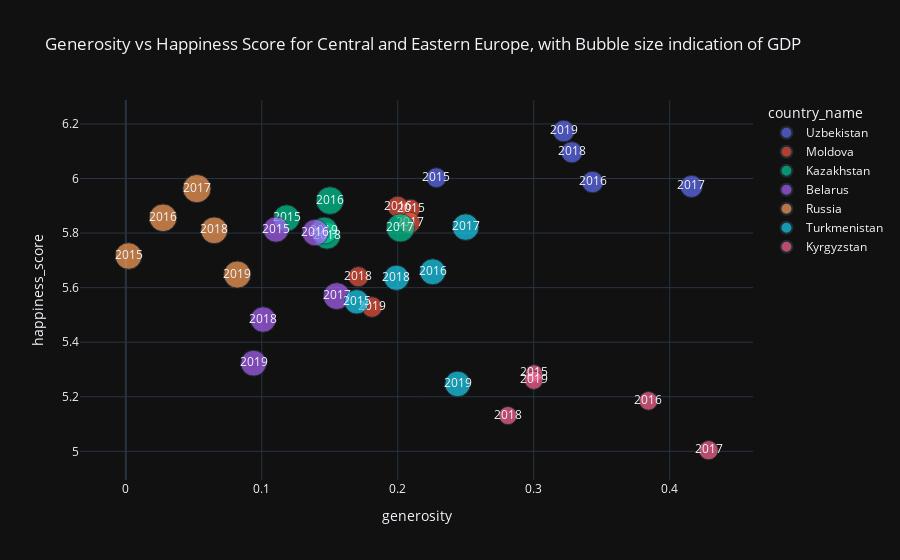

The notebook cell saved with this chart:
### Code cell
df_region_1 = df_region[df_region['country_name'].isin(['Uzbekistan', 'Moldova', 'Kazakhstan',
                                                        'Belarus', 'Russia', 'Turkmenistan', 'Kyrgyzstan'])]
fig = px.scatter(df_region_1,
                x = 'generosity',
                y = 'happiness_score',
                color = 'country_name',
                template='plotly_dark',
                text = 'year',
                size = 'GDP',
                title = 'Generosity vs Happiness Score for Central and Eastern Europe, with Bubble size indication of GDP'
                )
fig.show()

### Figure 1 — Plotly figure (JSON) as saved in the notebook; plotly's stock layout.template omitted (floating-point values rounded to 4 significant figures)
{"data": [{"hovertemplate": "country_name=Uzbekistan<br>generosity=%{x}<br>happiness_score=%{y}<br>GDP=%{marker.size}<br>year=%{text}<extra></extra>", "legendgroup": "Uzbekistan", "marker": {"color": "#636efa", "size": [0.6324, 0.7359, 0.7864, 0.719, 0.745], "sizemode": "area", "sizeref": 0.003211, "symbol": "circle"}, "mode": "markers+text", "name": "Uzbekistan", "orientation": "v", "showlegend": true, "text": [2015, 2016, 2017, 2018, 2019], "type": "scatter", "x": [0.2284, 0.3433, 0.416, 0.328, 0.322], "xaxis": "x", "y": [6.003, 5.987, 5.971, 6.096, 6.174], "yaxis": "y"}, {"hovertemplate": "country_name=Moldova<br>generosity=%{x}<br>happiness_score=%{y}<br>GDP=%{marker.size}<br>year=%{text}<extra></extra>", "legendgroup": "Moldova", "marker": {"color": "#EF553B", "size": [0.5945, 0.6918, 0.7289, 0.657, 0.685], "sizemode": "area", "sizeref": 0.003211, "symbol": "circle"}, "mode": "markers+text", "name": "Moldova", "orientation": "v", "showlegend": true, "text": [2015, 2016, 2017, 2018, 2019], "type": "scatter", "x": [0.2095, 0.2, 0.2088, 0.171, 0.181], "xaxis": "x", "y": [5.889, 5.897, 5.838, 5.64, 5.529], "yaxis": "y"}, {"hovertemplate": "country_name=Kazakhstan<br>generosity=%{x}<br>happiness_score=%{y}<br>GDP=%{marker.size}<br>year=%{text}<extra></extra>", "legendgroup": "Kazakhstan", "marker": {"color": "#00cc96", "size": [1.123, 1.229, 1.285, 1.143, 1.173], "sizemode": "area", "sizeref": 0.003211, "symbol": "circle"}, "mode": "markers+text", "name": "Kazakhstan", "orientation": "v", "showlegend": true, "text": [2015, 2016, 2017, 2018, 2019], "type": "scatter", "x": [0.1183, 0.1501, 0.202, 0.148, 0.146], "xaxis": "x", "y": [5.855, 5.919, 5.819, 5.79, 5.809], "yaxis": "y"}, {"hovertemplate": "country_name=Belarus<br>generosity=%{x}<br>happiness_score=%{y}<br>GDP=%{marker.size}<br>year=%{text}<extra></extra>", "legendgroup": "Belarus", "marker": {"color": "#ab63fa", "size": [1.032, 1.131, 1.157, 1.039, 1.067], "sizemode": "area", "sizeref": 0.003211, "symbol": "circle"}, "mode": "markers+text", "name": "Belarus", "orientation": "v", "showlegend": true, "text": [2015, 2016, 2017, 2018, 2019], "type": "scatter", "x": [0.1105, 0.1394, 0.1551, 0.101, 0.094], "xaxis": "x", "y": [5.813, 5.802, 5.569, 5.483, 5.323], "yaxis": "y"}, {"hovertemplate": "country_name=Russia<br>generosity=%{x}<br>happiness_score=%{y}<br>GDP=%{marker.size}<br>year=%{text}<extra></extra>", "legendgroup": "Russia", "marker": {"color": "#FFA15A", "size": [1.138, 1.232, 1.282, 1.151, 1.183], "sizemode": "area", "sizeref": 0.003211, "symbol": "circle"}, "mode": "markers+text", "name": "Russia", "orientation": "v", "showlegend": true, "text": [2015, 2016, 2017, 2018, 2019], "type": "scatter", "x": [0.00199, 0.02736, 0.05226, 0.065, 0.082], "xaxis": "x", "y": [5.716, 5.856, 5.963, 5.81, 5.648], "yaxis": "y"}, {"hovertemplate": "country_name=Turkmenistan<br>generosity=%{x}<br>happiness_score=%{y}<br>GDP=%{marker.size}<br>year=%{text}<extra></extra>", "legendgroup": "Turkmenistan", "marker": {"color": "#19d3f3", "size": [0.9585, 1.08, 1.131, 1.016, 1.052], "sizemode": "area", "sizeref": 0.003211, "symbol": "circle"}, "mode": "markers+text", "name": "Turkmenistan", "orientation": "v", "showlegend": true, "text": [2015, 2016, 2017, 2018, 2019], "type": "scatter", "x": [0.1698, 0.2257, 0.2499, 0.199, 0.244], "xaxis": "x", "y": [5.548, 5.658, 5.822, 5.636, 5.247], "yaxis": "y"}, {"hovertemplate": "country_name=Kyrgyzstan<br>generosity=%{x}<br>happiness_score=%{y}<br>GDP=%{marker.size}<br>year=%{text}<extra></extra>", "legendgroup": "Kyrgyzstan", "marker": {"color": "#FF6692", "size": [0.4743, 0.5604, 0.5962, 0.53, 0.551], "sizemode": "area", "sizeref": 0.003211, "symbol": "circle"}, "mode": "markers+text", "name": "Kyrgyzstan", "orientation": "v", "showlegend": true, "text": [2015, 2016, 2017, 2018, 2019], "type": "scatter", "x": [0.3003, 0.3843, 0.4286, 0.281, 0.3], "xaxis": "x", "y": [5.286, 5.185, 5.004, 5.131, 5.261], "yaxis": "y"}], "layout": {"legend": {"itemsizing": "constant", "title": {"text": "country_name"}, "tracegroupgap": 0}, "title": {"text": "Generosity vs Happiness Score for Central and Eastern Europe, with Bubble size indication of GDP"}, "xaxis": {"anchor": "y", "domain": [0, 1], "title": {"text": "generosity"}}, "yaxis": {"anchor": "x", "domain": [0, 1], "title": {"text": "happiness_score"}}}}
